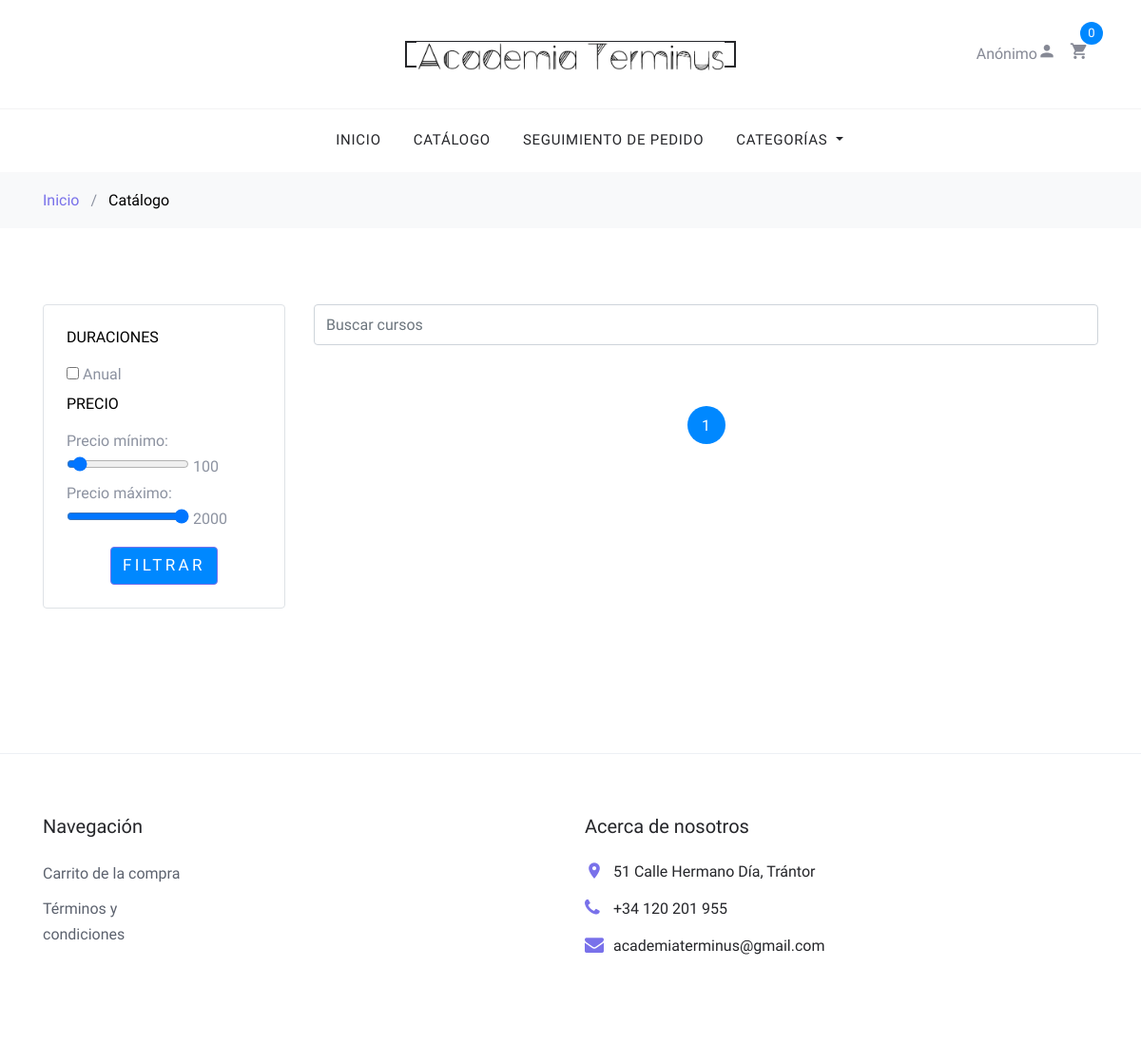
/shop/?category=bombero, run on an earlier commit of the app's database.
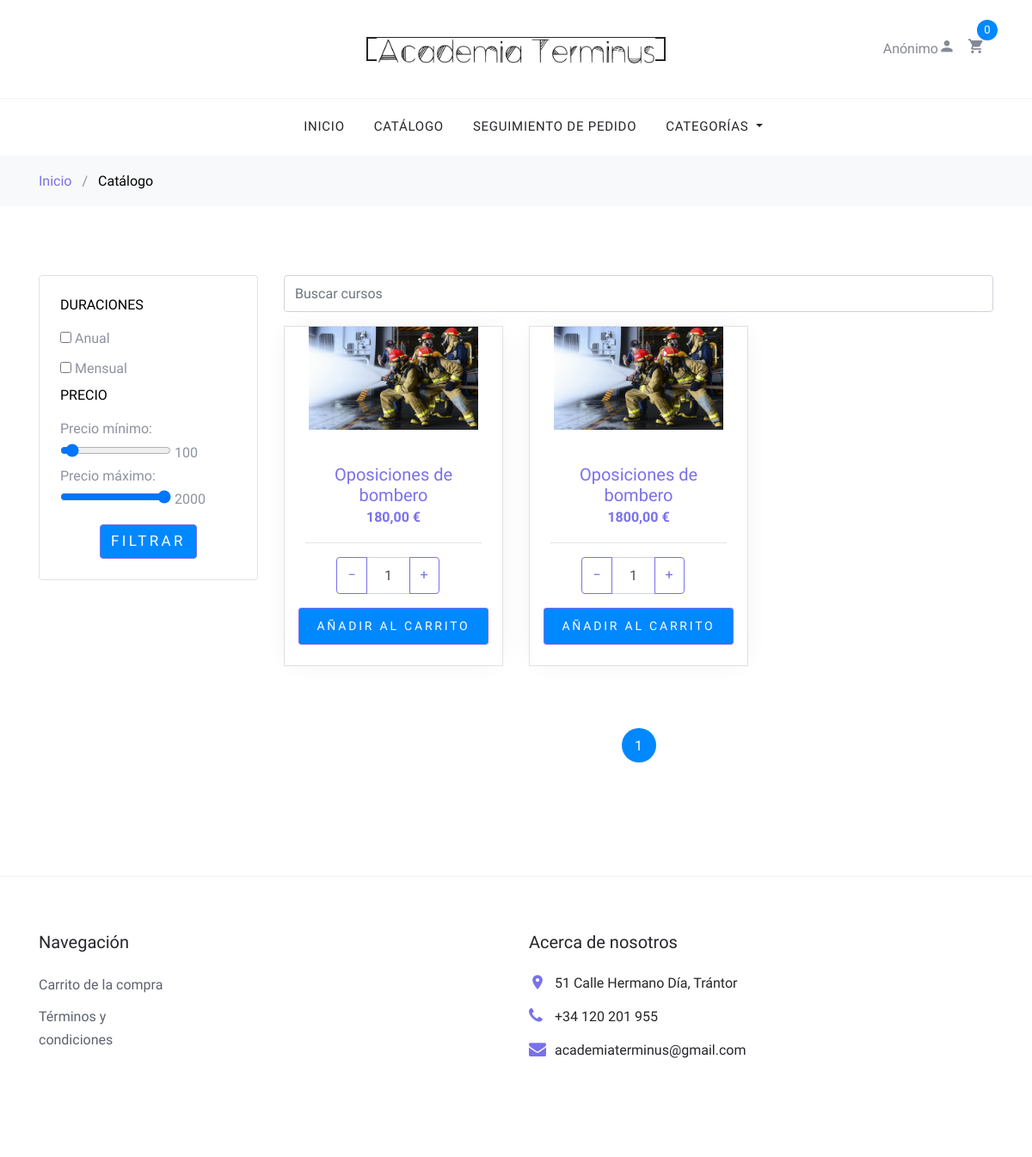
And on a later commit of the database.
### shop/models.py (models this page shows, shortened)
class Duration(models.Model):
    name = models.CharField(max_length=200, db_index=True)
    slug = models.SlugField(max_length=200, unique=True)
    class Meta:
        ordering = ('name',)
        verbose_name = 'duraciones'
        verbose_name_plural = 'duraciones'

class Product(models.Model):
    category = models.ForeignKey(Category, related_name='product_categories',
                                 on_delete=models.CASCADE)
    duration = models.ForeignKey(Duration, related_name='product_durations',
                                 on_delete=models.CASCADE)
    fecha_inicio = models.DateField(default='2021-01-01')
    name = models.CharField(max_length=200, db_index=True)
    slug = models.SlugField(max_length=200, db_index=True)
    image = models.ImageField(upload_to='products/%Y/%m/%d', blank=True)
    description = models.TextField(blank=True)
    price = models.DecimalField(max_digits=10, decimal_places=2)
    available = models.BooleanField(default=True)
    created = models.DateTimeField(auto_now_add=True)
    updated = models.DateTimeField(auto_now=True)
    class Meta:
        ordering = ('name',)
        indexes = [models.Index(fields=['id', 'slug'], name='product_id_slug_idx')]
        verbose_name = 'productos'
        verbose_name_plural = 'productos'
    def get_absolute_url(self):
        return reverse('shop:product_detail', args=[self.id, self.slug])

### shop/views.py (the view)
# urls.py: path('', views.product_list, name='product_list'),
def product_list(request):
    category_slugs = request.GET.getlist('category')
    duration_slugs = request.GET.getlist('duration')
    min_price = request.GET.get('min_price')
    max_price = request.GET.get('max_price')
    query = request.GET.get('q')
    query = request.GET.get('q')
    products = Product.objects.all()
    if category_slugs:
        products = products.filter(category__slug__in=category_slugs)
    if duration_slugs:
        products = products.filter(duration__slug__in=duration_slugs)
    if min_price:
        products = products.filter(price__gte=min_price)
    if max_price:
        products = products.filter(price__lte=max_price)
    if query:
        products = products.filter(Q(name__icontains=query) | Q(category__name__icontains=query))
    paginator = Paginator(products, 6)  # Muestra 6 productos por página
    page = request.GET.get('page')
    products = paginator.get_page(page)
    context = {
        'products': products,
        'categories': Category.objects.all(),
        'durations': Duration.objects.all(),
    }
    return render(request, 'shop/product/list.html', context)

### cart/cart.py (called while the page is built)
    def __len__(self):
        return sum(item['quantity'] for item in self.cart.values())

### cart/context_processors.py (called while the page is built)
def cart(request):
    return {'cart': Cart(request)}

### shop/templates/shop/product/list.html (shortened to what this page needs)
{% extends "shop/base/base.html" %}
{% load static %}
{% block content %}
{% load crispy_forms_tags %}
<div class="bg-light py-3">
    <div class="container">
        <div class="row">
            <div class="col-md-12 mb-0"><a href="/">Inicio</a> <span class="mx-2 mb-0">/</span> <strong class="text-black">Catálogo</strong></div>
        </div>
    </div>
</div>
<div class="site-section">
    <div class="container">
        <div class="row mb-5">
            <div class="col-md-9 order-2">
                <form method="GET" action="{% url 'shop:product_list' %}">
                    <input type="text" name="q" placeholder="Buscar cursos" class="form-control mb-3" value="{{ request.GET.q }}">
                </form>
                <div class="row mb-5">
                    {% for product in products %}
                    <div class="col-sm-6 col-lg-4 mb-4" data-aos="fade-up">
                        <div class="block-4 text-center border">
                            <figure class="block-4-image">
                                <a href="{{ product.get_absolute_url }}">
                                    <img src="{{ product.image.url}}" alt="Image placeholder" class="img-fluid" style="height: 10vw;">
                                </a>
                            </figure>
                            <div class="block-4-text p-4">
                                <h3><a href="{{ product.get_absolute_url }}">{{ product.name }}</a></h3>
                                <p class="text-primary font-weight-bold">{{ product.price }} €</p>
                                <hr>
                                <div class="product-controls">
                                    <form action="{% url 'cart:cart_add' product.id %}" method="post">
                                        <div class="input-group mb-3" style="max-width: 120px;">
                                            <div class="input-group-prepend">
                                                <button class="btn btn-outline-primary js-btn-minus" type="button">&minus;</button>
                                            </div>
                                            <input type="number" name="quantity" class="form-control text-center" value="1" min="1" step="1">
                                            <div class="input-group-append">
                                                <button class="btn btn-outline-primary js-btn-plus" type="button">&plus;</button>
                                            </div>
                                        </div>
                                        <input type="submit" class="buy-now btn btn-sm btn-primary" style="background-color: #0088FF" value="Añadir al carrito">
                                    </form>
                                </div>
                            </div>
                        </div>
                    </div>
                    {% endfor %}
                </div>
                <div class="row" data-aos="fade-up">
                    <div class="col-md-12 text-center">
                        <div class="site-block-27">
                            <ul>
                                {% for num in products.paginator.page_range %}
                                    {% if products.number == num %}
                                        <li class="active" ><span style="background-color: #0088FF">{{ num }}</span></li>
                                    {% elif num > products.number|add:'-3' and num < products.number|add:'3' %}
                                        <li><a href="?page={{ num }}">{{ num }}</a></li>
                                    {% endif %}
                                {% endfor %}
                            </ul>
                        </div>
                    </div>
                </div>
            </div>
            <div class="col-md-3 order-1 mb-5 mb-md-0">
                <div class="border p-4 rounded mb-4">
                    <form method="get">
                        <h3 class="mb-3 h6 text-uppercase text-black d-block">Duraciones</h3>
                        <ul class="list-unstyled mb-0">
                            {% for d in durations %}
                            <li>
                                <input type="checkbox" name="duration" value="{{ d.slug }}" {% if duration and duration.slug == d.slug %}checked{% endif %}>
                                <label for="duration">{{ d.name }}</label>
                            </li>
                            {% endfor %}
                        </ul>
                        <h3 class="mb-3 h6 text-uppercase text-black d-block">Precio</h3>
                        <a>Precio mínimo: </a>
                        <input type="range" name="min_price" min="0" max="2000" value="{{ request.GET.min_price|default:100 }}" step="10" oninput="this.nextElementSibling.value = this.value">
                        <output>{{ request.GET.min_price|default:100 }}</output>
                        <br>
                        <a>Precio máximo: </a>
                        <input type="range" name="max_price" min="0" max="2000" value="{{ request.GET.max_price|default:2000 }}" step="10" oninput="this.nextElementSibling.value = this.value">
                        <output>{{ request.GET.max_price|default:2000 }}</output>
                        <div class="text-center">
                            <button type="submit" class="btn btn-primary mt-3" style="background-color: #0088FF;">Filtrar</button>
                        </div>
                    </form>
                </div>
            </div>
        </div>
    </div>
</div>
{% endblock %}

### shop/templates/shop/base/base.html (shortened to what this page needs)
{% load static %}
<!DOCTYPE html>
<html lang="es">
<head>
    <link rel="stylesheet" href="{% static "fonts/icomoon/style.css" %}">
    <link rel="stylesheet" href="{% static "css/bootstrap.min.css" %}">
    <link rel="stylesheet" href="{% static "css/magnific-popup.css" %}">
    <link rel="stylesheet" href="{% static "css/jquery-ui.css" %}">
    <link rel="stylesheet" href="{% static "css/owl.carousel.min.css" %}">
    <link rel="stylesheet" href="{% static "css/owl.theme.default.min.css" %}">
    <link rel="stylesheet" href="{% static "css/aos.css" %}">
    <link rel="stylesheet" href="{% static "css/style.css" %}">
    <link rel="stylesheet" href="https://cdnjs.cloudflare.com/ajax/libs/font-awesome/5.15.4/css/all.min.css">
</head>
<body>
    <div class="site-wrap">
        {% include 'shop/base/navbar.html' %}
        {% if "/admin/" not in request.path %}
            {% block content %}
            {% endblock %}
        {% endif %}
        {% include 'shop/base/footer.html' %}
    </div>
</body>
</html>

### shop/templates/shop/base/navbar.html (shortened to what this page needs)
    <header class="site-navbar" role="banner">
        <div class="site-navbar-top">
            <div class="container">
                <div class="row align-items-center">
                    <div class="col-6 col-md-4 order-2 order-md-1 site-search-icon text-left">
                    </div>
                    <div class="col-12 mb-3 mb-md-0 col-md-4 order-1 order-md-2 text-center">
                        <div class="site-logo">
                            <a href="/" class="js-logo-clone">
                                <img src="/media/products/2024/11/logo/logo.png" alt="Academia Terminus" style="max-height: 30px;">
                            </a>
                        </div>
                    </div>
                    <div class="col-6 col-md-4 order-3 order-md-3 text-right">
                        <div class="site-top-icons">
                            <ul>
                                {% if user.is_authenticated %}
                                <li>
                                </li>
                                {% if user.is_staff and request.path != "/admin/" %}
                                <li>
                                    <a href="/admin"><span class="buy-now btn btn-sm btn-primary" style="background-color: #0088FF">Vista de admin</span></a>
                                </li>
                                {%endif%}
                                <li>
                                    <a href="/accounts/profile">{{ user.username }} <span class="icon icon-person"></span></a>
                                </li>
                                {%else%}
                                <li><a href="/accounts/unregistered">Anónimo<span class="icon icon-person"></span></a></li>
                                {%endif%}
                                <li>
                                    <a href="{% url "cart:cart_detail" %}" class="site-cart">
                                        <span class="icon icon-shopping_cart"></span>
                                        <span class="count" style="background-color: #0088FF;">
                                        {% with total_items=cart|length %}
                                            {% if cart|length > 0 %}
                                                {{ total_items }}
                                            {% else %}
                                                0
                                            {% endif %}
                                        {% endwith %}
                                        </span>
                                    </a>
                                </li>
                            </ul>
                        </div>
                    </div>
                </div>
            </div>
        </div>
        <nav class="site-navigation text-right text-md-center" role="navigation">
            <div class="container">
                <ul class="site-menu js-clone-nav d-none d-md-block">
                    <li><a href="/">Inicio</a></li>
                    <li><a href="/shop">Catálogo</a></li>
                    <li><a href="/order/search">Seguimiento de pedido</a></li>
                    {% if request.path == '/shop/' %}
                        <li class="nav-item dropdown">
                            <a class="nav-link dropdown-toggle" href="#" id="navbarDropdown" role="button" data-toggle="dropdown" aria-haspopup="true" aria-expanded="false">
                                Categorías
                            </a>
                    {% endif %}
                </ul>
            </div>
        </nav>
    </header>

### shop/templates/shop/base/footer.html
    <footer class="site-footer border-top">
        <div class="container">
            <div class="row">
                <div class="col-lg-6 mb-5 mb-lg-0">
                    <div class="row">
                        <div class="col-md-12">
                            <h3 class="footer-heading mb-4">Navegación</h3>
                        </div>
                        <div class="col-md-6 col-lg-4">
                            <ul class="list-unstyled">
                                <li><a href="/cart/">Carrito de la compra</a></li>
                                <li><a href="/shop/terminos/">Términos y condiciones</a></li>
                            </ul>
                        </div>
                    </div>
                </div>
                <div class="col-md-6 col-lg-3 mb-4 mb-lg-0">
                    <div class="block-5 mb-5">
                        <h3 class="footer-heading mb-4">Acerca de nosotros</h3>
                        <ul class="list-unstyled">
                            <li class="address">51 Calle Hermano Día, Trántor</li>
                            <li class="phone"><a>+34 120 201 955</a></li>
                            <li class="email">academiaterminus@gmail.com</li>
                        </ul>
                    </div>
                </div>
            </div>
        </div>
    </footer>

### shop/templates/shop/product/list.html (style rules this page uses)
input[type="number"] { -moz-appearance: textfield; }
.product-controls { display: flex; flex-direction: column; align-items: center; }
.product-controls .input-group { margin-bottom: 10px; margin-left: 20%; }

What changed in the data, as far as the page shows it:
now on this page (row edited): Product: image (picture), name "Oposiciones de bombero", price "180,00"
added Product: image (picture), name "Oposiciones de bombero", price "1800,00"
added Duration: name "Mensual"
